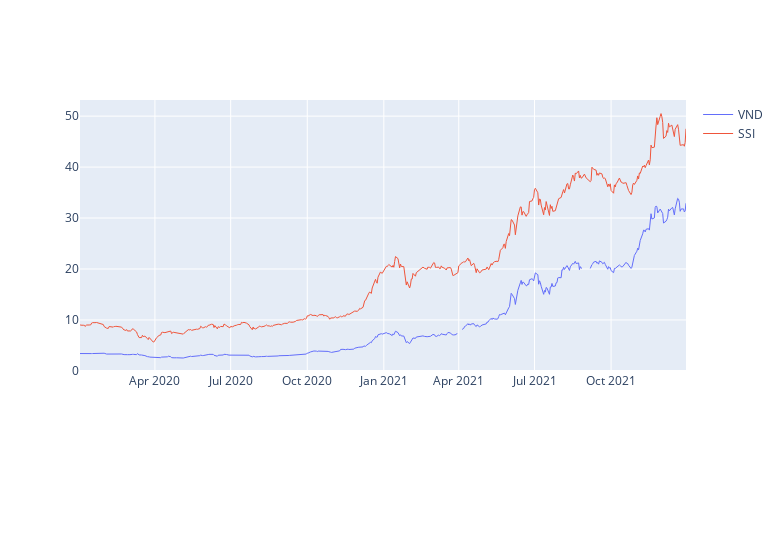

Notebook source saved alongside this figure:
### Code cell
import plotly.express as px
import plotly.graph_objects as go
from plotly.graph_objs.scatter.marker import Line
import ta
from plotly.subplots import make_subplots

fig = make_subplots(rows=2, cols=1,
                    shared_xaxes=True if len(symbol_list) == 1 else False,
                    vertical_spacing=0.03,
                    row_width=[0.2, 0.7])

for stock in symbol_list:
    fig.add_trace(go.Line(
        x=historical_data_frame[stock].index, y=historical_data_frame[stock]['close'], name=stock, line=dict(width=1)))
    if len(symbol_list) == 1:
        # Bar trace for volumes on 2nd row without legend
        fig.add_trace(go.Bar(
            x=historical_data_frame[stock].index, y=historical_data_frame[stock]['volume'], showlegend=False), row=2, col=1)

# Do not show rangeslider plot
fig.update(layout_xaxis_rangeslider_visible=False)

fig.update_layout(
    autosize=False,
    width=780,
    height=540,
)

fig

### Figure 1 — Plotly figure (JSON) as saved in the notebook; plotly's stock layout.template omitted (floating-point values rounded to 4 significant figures; data arrays with more than 128 entries replaced by an {"elided": "..."} marker saying what was removed)
{"data": [{"line": {"width": 1}, "name": "VND", "type": "scatter", "x": {"elided": "500 str values"}, "y": {"elided": "500 float values"}}, {"line": {"width": 1}, "name": "SSI", "type": "scatter", "x": {"elided": "500 str values"}, "y": {"elided": "500 float values"}}], "layout": {"autosize": false, "height": 540, "width": 780, "xaxis": {"anchor": "y", "domain": [0, 1], "rangeslider": {"visible": false}}, "xaxis2": {"anchor": "y2", "domain": [0, 1]}, "yaxis": {"anchor": "x", "domain": [0.2456, 1]}, "yaxis2": {"anchor": "x2", "domain": [0, 0.2156]}}}
